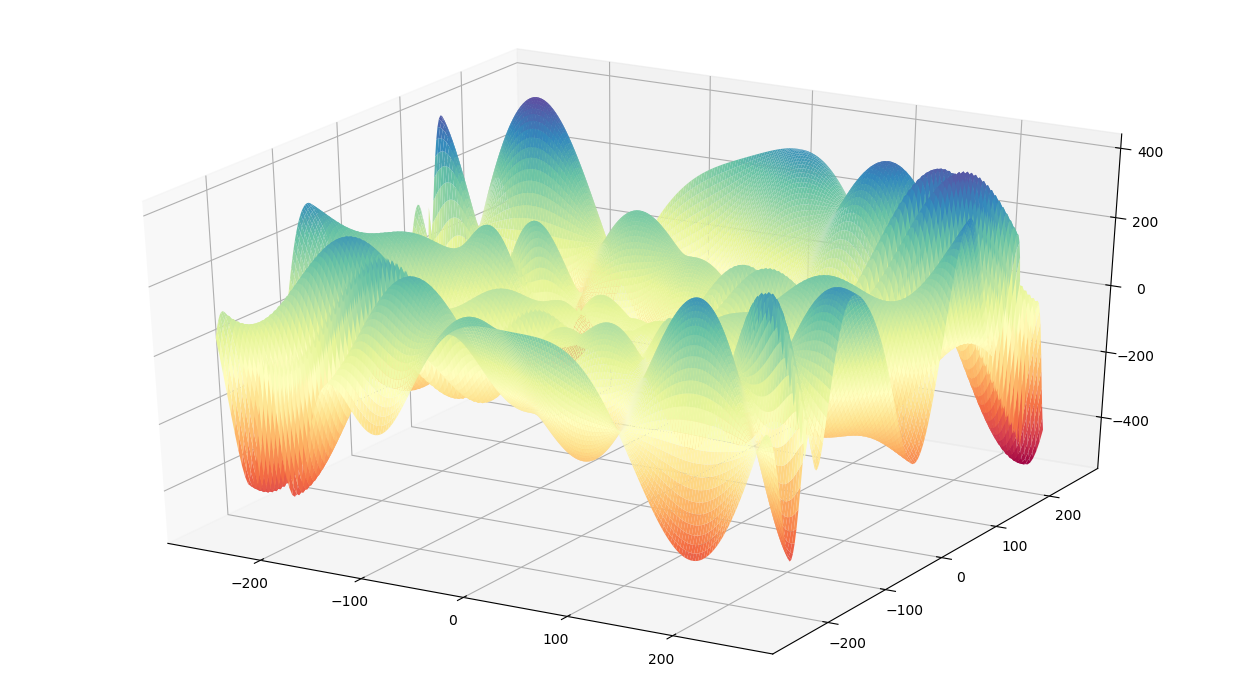

Write the Python code that produced this figure.
#!/usr/bin/env python3

import matplotlib.pyplot as plt
import numpy as np

from mpl_toolkits.mplot3d import Axes3D


def eggholder(x, y):
    return -(y + 47) * np.sin(np.sqrt(np.abs(y + x/2 + 47))) + \
           -x * np.sin(np.sqrt(np.abs(x - (y + 47))))


if __name__ == '__main__':
    x, y = np.meshgrid(
        np.linspace(-256, 256, 200),
        np.linspace(-256, 256, 200)
    )
    z = eggholder(x, y)
    fig = plt.figure(figsize=(16, 9))
    ax = fig.gca(projection='3d')
    ax.plot_surface(x, y, z, cstride=1, rstride=1, cmap=plt.cm.Spectral)
    fig.savefig('eggholder_fun.png', bbox_inches='tight', pad_inches=0)
